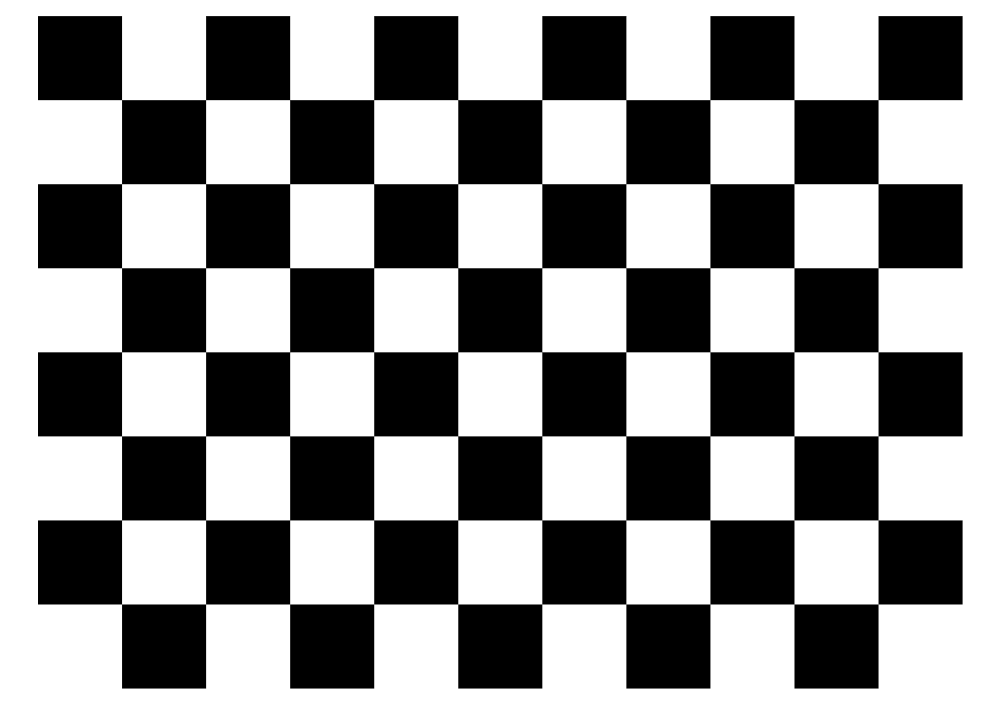
#> input picture Ass_1_tf_Images/1_trial/a4-checkerboard.png, 1000 x 707 px
$ python transformations.py
#> lines starting #> are read from the running program, lines starting #| are printed output that depends on the picture
import numpy as np
import cv2
from scipy.ndimage import imread
from numpy.linalg import inv
import math

def transform(b, g, r, H):
	b_out = np.zeros((b.shape))
	for row_num in range(b.shape[0]):
		for col_num in range(b.shape[1]):
			b_out_idx = np.matmul([row_num, col_num], H)
			x = int(round(b_out_idx[0]))
			y = int(round(b_out_idx[1]))
			try:
				b_out[x, y] = b[row_num, col_num]
			except IndexError:
				continue

	cv2.imwrite('img_out.jpg', b_out)

def rotation(b, g, r):
	theta_degrees = 30
	theta_rad = theta_degrees * 2 * math.pi / 360
	H = [[np.cos(theta_rad), np.sin(theta_rad)], [-np.sin(theta_rad), np.cos(theta_rad)]]
	transform(b, g, r, H)

img = cv2.imread("a4-checkerboard.png")
#> img is the input picture: shape (707, 1000, 3); min 0, max 255, mean 142.9
b,g,r = cv2.split(img)
rotation(b, g, r)
#> after the loop in transform, `for row_num in range(b.shape[0]):`:
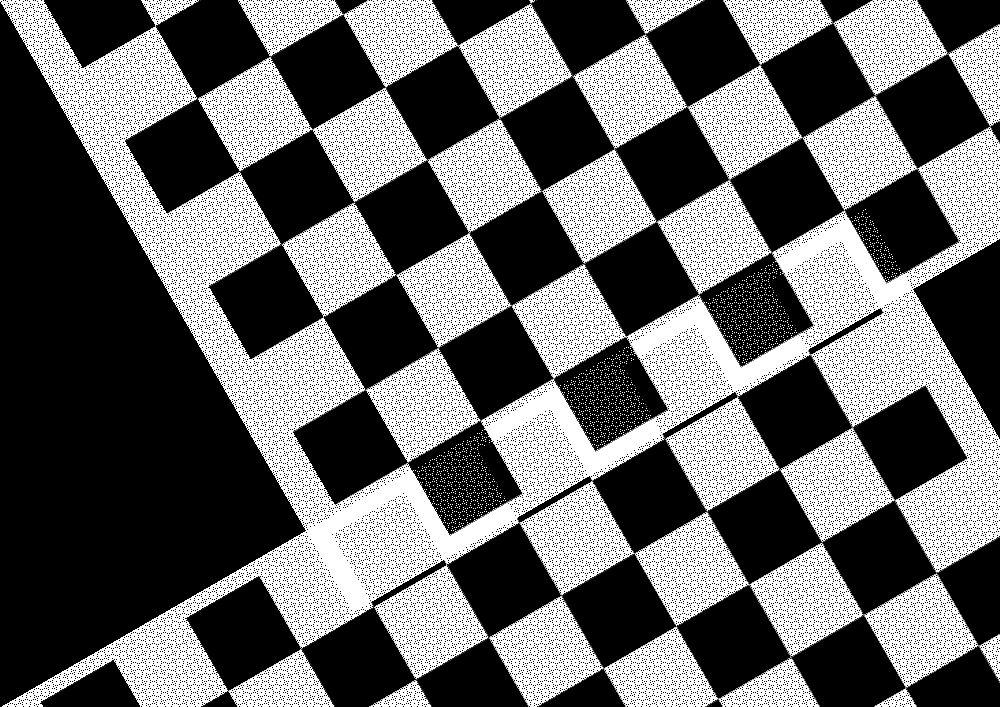
#> b_out: shape (707, 1000) float64; min 0, max 255, mean 102.6

$ run again, with Ass_1_tf_Images/1_trial/b_45.jpg saved as Ass_1_tf_Images/1_trial/a4-checkerboard.png
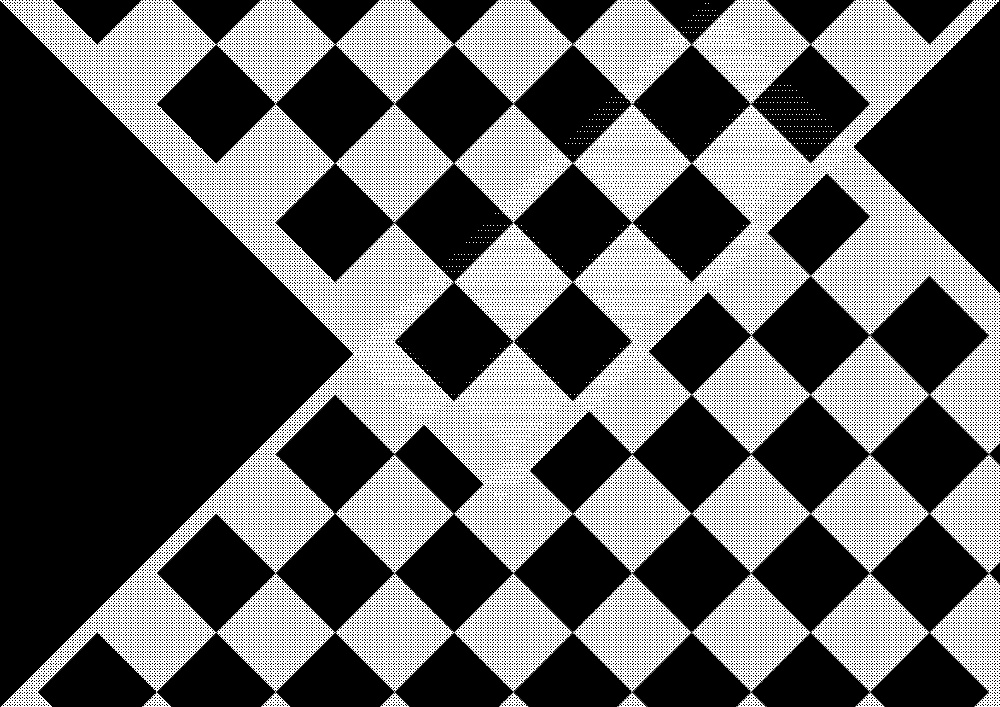
#> input picture Ass_1_tf_Images/1_trial/b_45.jpg, 1000 x 707 px
#> img is the input picture: shape (707, 1000, 3); min 0, max 255, mean 92.9
#> after the loop in transform, `for row_num in range(b.shape[0]):`:
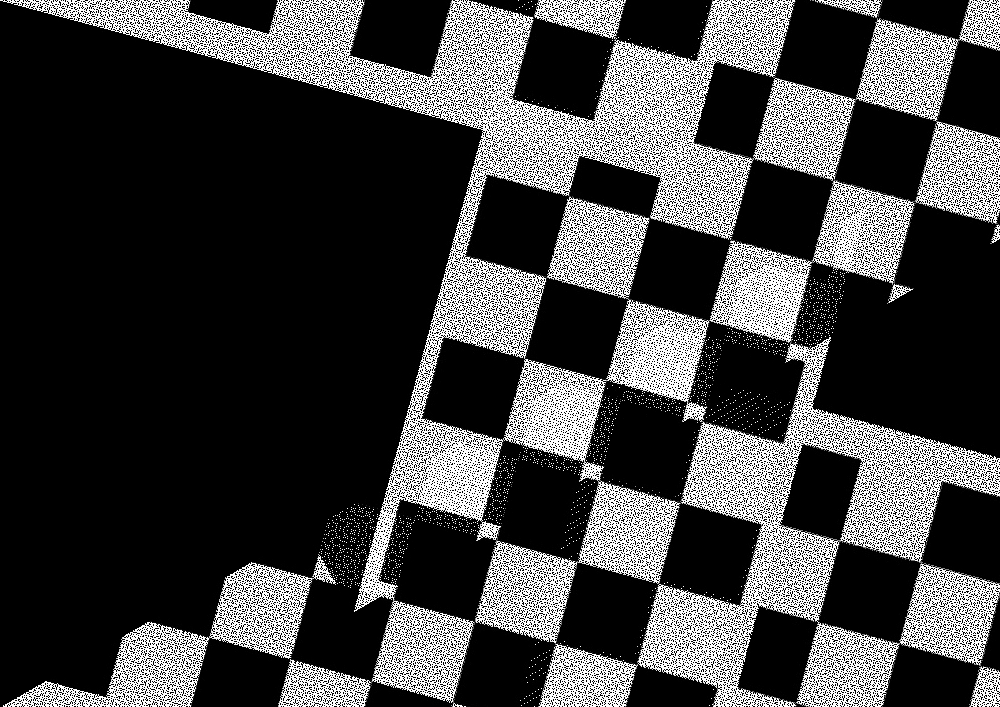
#> b_out: shape (707, 1000) float64; min 0, max 255, mean 65.3
